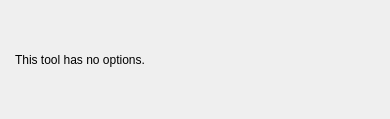
<?xml version="1.0" encoding="UTF-8"?>
<ui version="4.0">
 <class>EmptyToolEditor</class>
 <widget class="QWidget" name="EmptyToolEditor">
  <property name="geometry">
   <rect>
    <x>0</x>
    <y>0</y>
    <width>390</width>
    <height>119</height>
   </rect>
  </property>
  <property name="windowTitle">
   <string notr="true"/>
  </property>
  <layout class="QHBoxLayout" name="horizontalLayout">
   <property name="leftMargin">
    <number>15</number>
   </property>
   <item>
    <widget class="QLabel" name="label">
     <property name="text">
      <string>This tool has no options.</string>
     </property>
    </widget>
   </item>
  </layout>
 </widget>
 <resources/>
 <connections/>
</ui>
